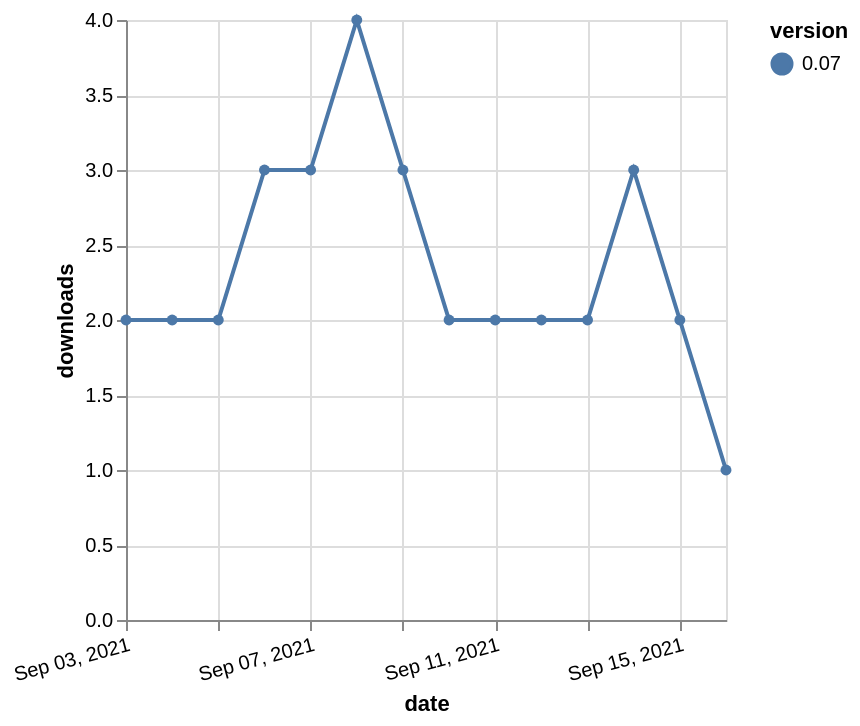

Here is the Vega-Lite specification saved for this chart:
### Vega-Lite specification from a JSON file in a GitHub repository (floating-point values rounded to 4 significant figures)
{"$schema": "https://vega.github.io/schema/vega-lite/v5.json", "description": "A simple bar chart with embedded data.", "data": {"values": [{"date": "2021-09-03", "total": 2991, "delta": 2, "version": "0.07"}, {"date": "2021-09-04", "total": 2993, "delta": 2, "version": "0.07"}, {"date": "2021-09-05", "total": 2995, "delta": 2, "version": "0.07"}, {"date": "2021-09-06", "total": 2998, "delta": 3, "version": "0.07"}, {"date": "2021-09-07", "total": 3001, "delta": 3, "version": "0.07"}, {"date": "2021-09-08", "total": 3005, "delta": 4, "version": "0.07"}, {"date": "2021-09-09", "total": 3008, "delta": 3, "version": "0.07"}, {"date": "2021-09-10", "total": 3010, "delta": 2, "version": "0.07"}, {"date": "2021-09-11", "total": 3012, "delta": 2, "version": "0.07"}, {"date": "2021-09-12", "total": 3014, "delta": 2, "version": "0.07"}, {"date": "2021-09-13", "total": 3016, "delta": 2, "version": "0.07"}, {"date": "2021-09-14", "total": 3019, "delta": 3, "version": "0.07"}, {"date": "2021-09-15", "total": 3021, "delta": 2, "version": "0.07"}, {"date": "2021-09-16", "total": 3022, "delta": 1, "version": "0.07"}]}, "width": "container", "mark": {"type": "line", "point": {"filled": true}}, "encoding": {"x": {"field": "date", "type": "temporal", "timeUnit": "yearmonthdate", "title": "date", "axis": {"labelAngle": -15}}, "y": {"field": "delta", "type": "quantitative", "title": "downloads"}, "color": {"field": "version", "type": "nominal"}, "tooltip": {"field": "delta"}}}
